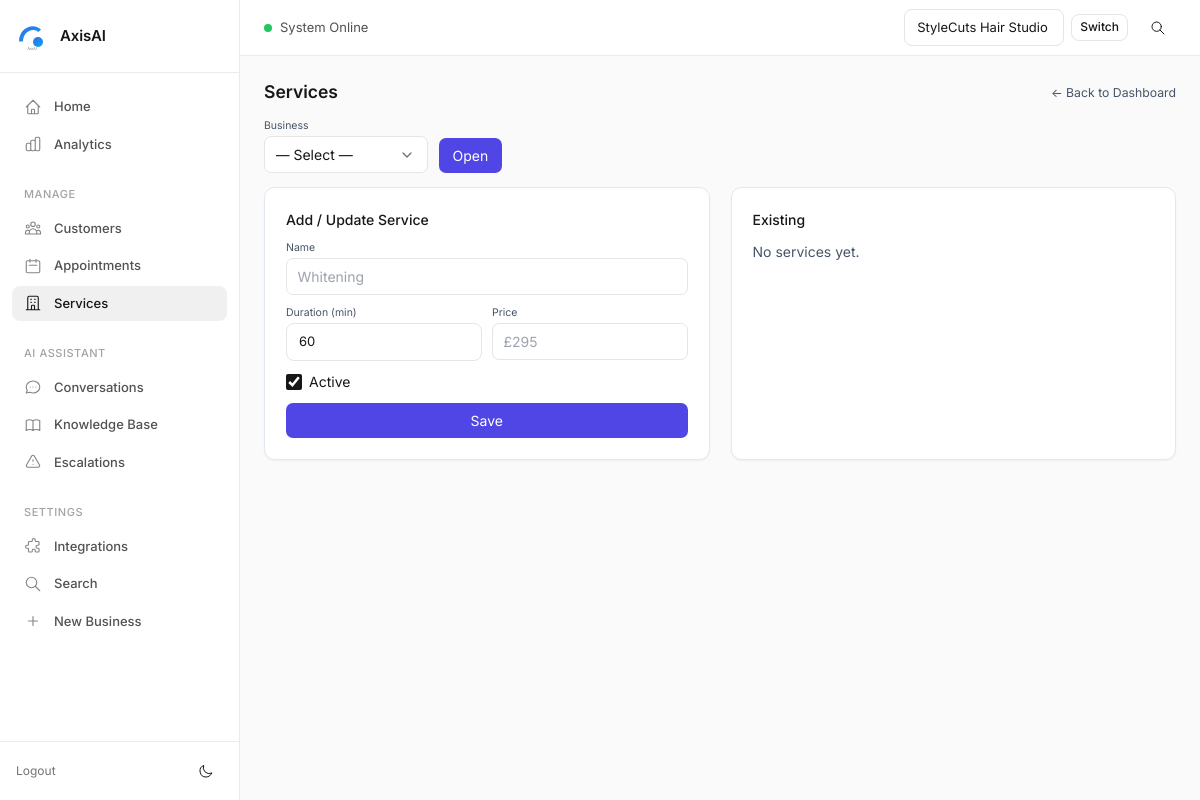
/services?business_id=16 (signed in), run on an earlier commit of the app's database.
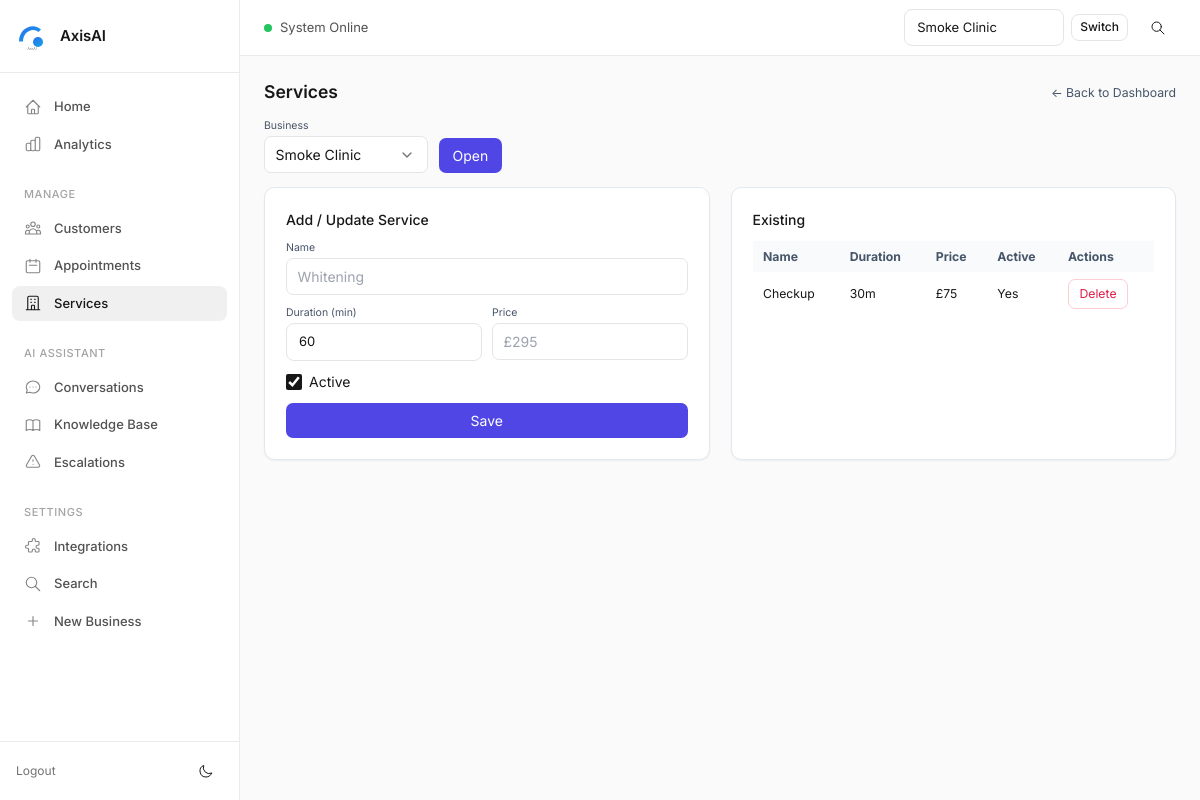
And on a later commit of the database.
### tables this page shows
CREATE TABLE services (
  id INTEGER PRIMARY KEY AUTOINCREMENT,
  business_id INTEGER NOT NULL,
  name TEXT NOT NULL,
  duration_min INTEGER NOT NULL DEFAULT 30,
  price TEXT,
  active INTEGER NOT NULL DEFAULT 1,
  created_at TEXT NOT NULL DEFAULT CURRENT_TIMESTAMP,
  updated_at TEXT NOT NULL DEFAULT CURRENT_TIMESTAMP, external_id TEXT,
  UNIQUE(business_id, name),
  FOREIGN KEY (business_id) REFERENCES businesses(id) ON DELETE CASCADE
);

### services_bp.py (the view)
@bp.route("/services", methods=["GET"])
def services_index():
    if _need_login():
        return redirect(url_for("auth.login"))
    bid = safe_int(request.args.get("business_id"))
    businesses = list_businesses(limit=500)
    services = []
    if bid:
        with get_conn() as con:
            services = con.execute(
                "SELECT * FROM services WHERE business_id=? ORDER BY active DESC, name",
                (bid,)
            ).fetchall()
    return render_template(
        "services.html",
        businesses=businesses,
        business_id=bid,
        services=services
    )

### core/authz.py (called while the page is built)
def get_allowed_business_ids_for_user(user) -> List[int]:
    if not user:
        return []
    if user.get("role") == "admin":
        with get_conn() as con:
            return [r["id"] for r in con.execute("SELECT id FROM businesses").fetchall()]
    with get_conn() as con:
        rows = con.execute("SELECT business_id FROM business_users WHERE user_id=?", (user["id"],)).fetchall()
        return [r["business_id"] for r in rows]

### core/csrf.py (called while the page is built, shortened)
def _get_token():
    tok = session.get("csrf_token")
    if not tok:
        tok = secrets.token_urlsafe(32)
        session["csrf_token"] = tok
    return tok

def register_csrf(app):
    @app.context_processor
    def inject_csrf():
        return {"csrf_token": _get_token()}
    @app.before_request
    def enforce_csrf():
        if request.method in _EXEMPT_METHODS:
            return

### core/db.py (called while the page is built)
def get_conn() -> sqlite3.Connection:
    con = sqlite3.connect(DB_PATH, timeout=30.0)
    con.row_factory = sqlite3.Row
    con.execute("PRAGMA foreign_keys = ON;")
    con.execute("PRAGMA journal_mode = WAL;")  # Better concurrency
    return con

### services_bp.py (called while the page is built)
def _user() -> Optional[dict]:
    return session.get("user")

def _need_login() -> bool:
    return _user() is None

### templates/services.html (shortened to what this page needs)
{% extends "base.html" %}
{% block content %}
  <div class="flex items-center justify-between mb-4">
    <h1 class="text-xl font-semibold">Services</h1>
    <a class="text-sm text-slate-600 hover:text-indigo-600" href="{{ url_for('dashboard') }}">← Back to Dashboard</a>
  </div>
  <form class="flex items-end gap-3 mb-4" method="get" action="{{ url_for('services.services_index') }}">
    <div>
      <label class="block text-xs text-slate-600 mb-1">Business</label>
      <select name="business_id" class="border rounded-lg px-3 py-2 bg-white">
        <option value="">— Select —</option>
        {% for b in businesses %}
          <option value="{{ b['id'] }}" {% if business_id==b['id'] %}selected{% endif %}>{{ b['name'] }}</option>
        {% endfor %}
      </select>
    </div>
    <button class="px-4 py-2 rounded-lg bg-indigo-600 text-white hover:bg-indigo-700" type="submit">Open</button>
  </form>
  {% if not business_id %}
    <div class="rounded-xl border border-dashed border-slate-300 bg-white p-6 text-slate-600">Select a business.</div>
  {% else %}
    <div class="grid md:grid-cols-2 gap-6">
      <div class="rounded-xl border border-slate-200 bg-white p-6 shadow-sm">
        <h2 class="font-medium mb-3">Add / Update Service</h2>
        <form method="post" action="{{ url_for('services.services_new') }}" class="grid gap-3">
          <div>
            <label class="block text-xs text-slate-600 mb-1">Name</label>
            <input class="w-full border rounded-lg px-3 py-2" name="name" required placeholder="Whitening">
          </div>
          <div class="grid grid-cols-2 gap-3">
            <div>
              <label class="block text-xs text-slate-600 mb-1">Duration (min)</label>
              <input class="w-full border rounded-lg px-3 py-2" name="duration_min" type="number" min="10" step="5" value="60" required>
            </div>
            <div>
              <label class="block text-xs text-slate-600 mb-1">Price</label>
              <input class="w-full border rounded-lg px-3 py-2" name="price" placeholder="£295">
            </div>
          </div>
          <label class="inline-flex items-center gap-2"><input type="checkbox" name="active" checked> Active</label>
          <button class="px-4 py-2 rounded-lg bg-indigo-600 text-white hover:bg-indigo-700" type="submit">Save</button>
        </form>
      </div>
      <div class="rounded-xl border border-slate-200 bg-white p-6 shadow-sm overflow-x-auto">
        <h2 class="font-medium mb-3">Existing</h2>
        {% if not services %}
          <div class="text-slate-600">No services yet.</div>
        {% else %}
          <table class="min-w-full text-sm">
            <thead class="bg-slate-50 text-slate-600">
              <tr>
                <th class="px-3 py-2 text-left">Name</th>
                <th class="px-3 py-2 text-left">Duration</th>
                <th class="px-3 py-2 text-left">Price</th>
                <th class="px-3 py-2 text-left">Active</th>
                <th class="px-3 py-2 text-left">Actions</th>
              </tr>
            </thead>
            <tbody class="divide-y divide-slate-100">
              {% for s in services %}
                <tr>
                  <td class="px-3 py-2">{{ s['name'] }}</td>
                  <td class="px-3 py-2">{{ s['duration_min'] }}m</td>
                  <td class="px-3 py-2">{{ s['price'] or '—' }}</td>
                  <td class="px-3 py-2">{{ 'Yes' if s['active'] else 'No' }}</td>
                  <td class="px-3 py-2">
                    <form method="post" action="{{ url_for('services.services_delete', sid=s['id']) }}" onsubmit="return confirm('Delete this service?');">
                      <button class="px-3 py-1.5 rounded-lg border border-rose-200 text-rose-600 hover:bg-rose-50" type="submit">Delete</button>
                    </form>
                  </td>
                </tr>
              {% endfor %}
            </tbody>
          </table>
        {% endif %}
      </div>
    </div>
  {% endif %}
{% endblock %}

What changed in the data, as far as the page shows it:
added services: name "Checkup", duration_min "30", price "£75", active "Yes"
Also different on the page:
form field active_business_id: "StyleCuts Hair Studio" → "Smoke Clinic"
form field business_id: "— Select —" → "Smoke Clinic"
text no longer shown: "No services yet."
text now shown: "Name Duration Price Active Actions"
